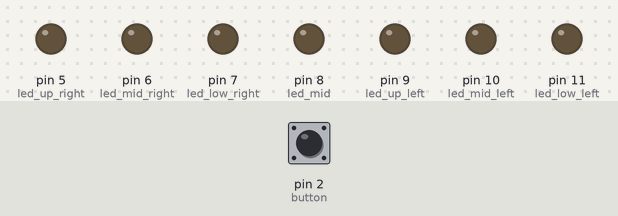
The sketch below on a simulated Arduino Uno, built with avr-gcc and run on an emulated ATmega328P. Parts: output pins drawn as LEDs (lit = HIGH). Inputs (shaded band) come from the test bench; at power-on: pin 2 (button) LOW. Random numbers use the default seed unless the sketch sets one.

Above: at 7.2 s.
7.3 s: pin 2 (button) pulled HIGH for 0.15 s
At 8.55 s:
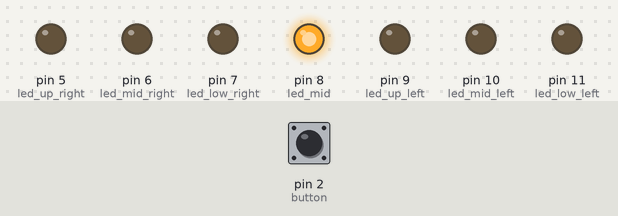
13.4 s: pin 2 (button) pulled HIGH for 1 s
20.4 s: pin 2 (button) pulled HIGH for 3.2 s
At 20.4 s:
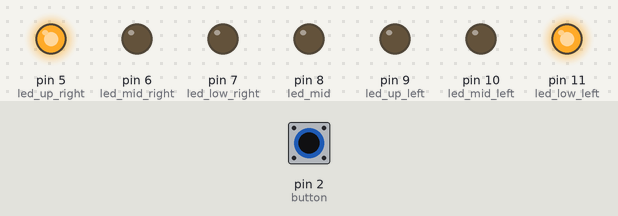
At 28.1 s:
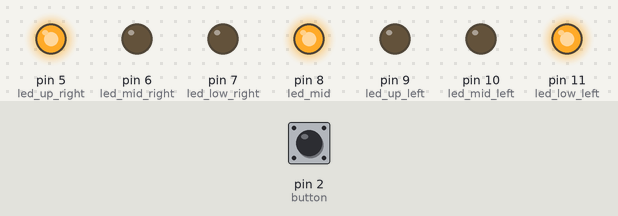
Timing chart, 0 to 29.8 s (numbered marks = the images above; inputs shaded):
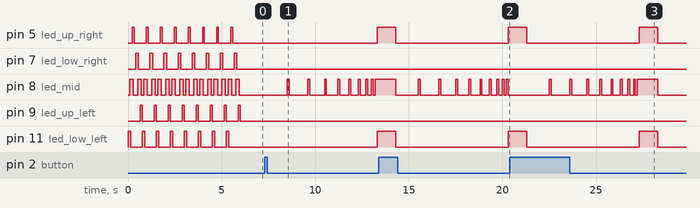

Measured:
- after the input at 7.3 s, pin 5 (led_up_right), pin 11 (led_low_left): LOW → HIGH after 6.0 s; pin 8 (led_mid): LOW → HIGH after 1.2 s, → LOW 0.10 s later, → HIGH 1.0 s later, → LOW 0.10 s later, … (17 changes in this stretch)
- after the input at 20.4 s, pin 8 (led_mid): LOW → HIGH after 2.1 s, → LOW 0.10 s later, → HIGH 1.0 s later, → LOW 0.10 s later, … (18 changes in this stretch)

The sketch:

cuteCube.ino
```cpp
#include "diceFunctions.h"

int buttonState =0;

void setup() {
  // Deklarieren des "animation"-Buttons auf Basis von buttonState
  int aniButton = digitalRead(button);
  // Deklarieren des timers der die Zeit in ms ermittelt nach dem ein Programm hochgeladen wurde
  unsigned long time = millis();
  // randomSeed damit der Zufallsgenerator nicht den gleichen Startwert hat
  randomSeed(analogRead(0));
  // legt die Pins als Ausgang bzw. Eingang mittels function fest
  initial();

  // Wenn der Sketch hochgeladen wurde soll die Animation solange ausgeführt werden bis die
  // Abbruchbedingung eintritt (nach 5 Sekunden)
  for (time = 0; time <= 5000; time ++ ) {
  time = millis();
  aniButton=digitalRead(button);
  animation();
  }
}

void loop() {

  buttonState = digitalRead(button);

    if (buttonState == HIGH) {
        sndAnimation();
        rollDice();
        delay(1000);
        reset();
    }

}
```

diceFunctions.h
```cpp
// Wurfel.h Datei

#ifndef diceFunctions_h
#define diceFunctions_h

#include "Arduino.h"

// globale Variable :(
extern int button;

void initial();

void reset();

void thatsOne();

void thatsTwo();

void thatsThree();

void thatsFour();

void thatsFive();

void thatsSix();

void rollDice();

void animation();

void sndAnimation();

#endif // Funktionsdeklaration
```

diceConfig.cpp
```cpp
//Implementieren der Funktionen für Header Datei fragilWurfel.h

#include "Arduino.h"
#include "diceFunctions.h"


// LED Deklaration
#define led_up_right 5
#define led_mid_right 6
#define led_low_right 7
#define led_mid 8
#define led_up_left 9
#define led_mid_left 10
#define led_low_left 11

// Taster Deklaration
int button = 2;

// Deklaration der Zufallszahl-Variable die durch den Funktionsausfruf random generiert wird
int randomNumber = 0;

/*    Aufbau
  LED:   L (M) R
    up   O     O
    mid  O  O  O      X  (Button)
    low  O     O
*/

// Initialisierung der Pins festlegen ob Eingang oder Ausgang
void initial (){
  pinMode(led_up_right, OUTPUT);
  pinMode(led_mid_right, OUTPUT);
  pinMode(led_low_right, OUTPUT);
  pinMode(led_mid, OUTPUT);
  pinMode(led_up_left, OUTPUT);
  pinMode(led_mid_left, OUTPUT);
  pinMode(led_low_left, OUTPUT);
  pinMode(button, INPUT);
}

// Funktion die den letzten Zustand zurück setzt
void reset(){

  digitalWrite(led_up_right, LOW);
  digitalWrite(led_mid_right, LOW);
  digitalWrite(led_low_right, LOW);
  digitalWrite(led_mid, LOW);
  digitalWrite(led_up_left, LOW);
  digitalWrite(led_mid_left, LOW);
  digitalWrite(led_low_left, LOW);

}

// Funktionen die zurückgeben welche LED leuchten soll
void thatsOne(){

  reset();
  digitalWrite(led_mid, HIGH);
}


void thatsTwo(){

  reset();
  digitalWrite(led_up_right, HIGH);
  digitalWrite(led_low_left, HIGH);
}


void thatsThree(){

  reset();
  digitalWrite(led_up_right, HIGH);
  digitalWrite(led_mid, HIGH);
  digitalWrite(led_low_left, HIGH);
}


void thatsFour(){

  reset();
  digitalWrite(led_up_right, HIGH);
  digitalWrite(led_low_right, HIGH);
  digitalWrite(led_up_left, HIGH);
  digitalWrite(led_low_left, HIGH);
}


void thatsFive(){

  reset();
  digitalWrite(led_up_right, HIGH);
  digitalWrite(led_low_right, HIGH);
  digitalWrite(led_mid, HIGH);
  digitalWrite(led_up_left, HIGH);
  digitalWrite(led_low_left, HIGH);

}


void thatsSix(){

  reset();
  digitalWrite(led_up_right, HIGH);
  digitalWrite(led_mid_right, HIGH);
  digitalWrite(led_low_right, HIGH);
  digitalWrite(led_up_left, HIGH);
  digitalWrite(led_mid_left, HIGH);
  digitalWrite(led_low_left, HIGH);
}

// Funktion die die Zufallszahl generiert
void rollDice(){
  // Wertebereich für den Zahlgenerator
int lowBorder =1;
int upBorder =7;

  randomNumber = random(lowBorder, upBorder);
  Serial.println(randomNumber);
  switch (randomNumber){
    case 1:
    thatsOne();
    break;

    case 2:
    thatsTwo();
    break;

    case 3:
    thatsThree();
    break;

    case 4:
    thatsFour();
    break;

    case 5:
    thatsFive();
    break;

    case 6:
    thatsSix();
    // Bei Erfolg Anweisung verlassen
    break;
    // Wenn kein Fall ausgeführt wurde default
    default:
    break;
  }
}

 // Setup-Animation
  void animation(){

  digitalWrite(led_low_left,HIGH );
  delay(90);
  digitalWrite(led_mid, HIGH);
  delay(50);
  digitalWrite(led_low_left, LOW);
  delay(90);
  digitalWrite(led_up_right, HIGH);
  delay(50);
  digitalWrite(led_mid, LOW);
  delay(50);
  digitalWrite(led_up_right, LOW);
  delay(90);
  digitalWrite(led_low_right, HIGH);
  delay(90);
  digitalWrite(led_mid, HIGH);
  delay(50);
  digitalWrite(led_low_right, LOW);
  delay(90);
  digitalWrite(led_up_left, HIGH);
  delay(50);
  digitalWrite(led_mid, LOW);
  delay(50);
  digitalWrite(led_up_left, LOW);
  reset();
  }

   // Würfelanimation loop
  void sndAnimation(){
  delay(1200);
  digitalWrite(led_mid, HIGH);
  delay(100);
  digitalWrite(led_mid,LOW);
  delay(1000);
  digitalWrite(led_mid,HIGH);
  delay(100);
  digitalWrite(led_mid,LOW);
  delay(800);
  digitalWrite(led_mid,HIGH);
  delay(100);
  digitalWrite(led_mid,LOW);
  delay(600);
  digitalWrite(led_mid,HIGH);
  delay(100);
  digitalWrite(led_mid,LOW);
  delay(500);
  digitalWrite(led_mid,HIGH);
  delay(100);
  digitalWrite(led_mid,LOW);
  delay(400);
  digitalWrite(led_mid,HIGH);
  delay(100);
  digitalWrite(led_mid,LOW);
  delay(300);
  digitalWrite(led_mid,HIGH);
  delay(100);
  digitalWrite(led_mid,LOW);
  delay(200);
  digitalWrite(led_mid,HIGH);
  delay(100);
  digitalWrite(led_mid,LOW);
  delay(100);
  digitalWrite(led_mid,HIGH);
  delay(100);
  digitalWrite(led_mid,LOW);
  reset();
  }

  /* Testanimationen
  digitalWrite(led_up_left, HIGH);
  delay(90);
  digitalWrite(led_mid_left, HIGH);
  delay(60);
  digitalWrite(led_up_left, LOW);
  delay(90);
  digitalWrite(led_low_left, HIGH);
  delay(60);
  digitalWrite(led_mid_left, LOW);
  delay(90);
  digitalWrite(led_low_right, HIGH);
  delay(60);
  digitalWrite(led_low_left, LOW);
  delay(90);
  digitalWrite(led_mid_right, HIGH);
  delay(60);
  digitalWrite(led_low_right, LOW);
  delay(90);
  digitalWrite(led_up_right, HIGH);
  delay(60);
  digitalWrite(led_mid_right, LOW);
  delay(60);
  digitalWrite(led_up_right, LOW);*/

  // Zweiter durchlauf
  /*digitalWrite(led_up_left, HIGH);
  delay(40);
  digitalWrite(led_up_right,LOW);
  delay(40);
  digitalWrite(led_mid_left, HIGH);
  delay(40);
  digitalWrite(led_up_left, LOW);
  delay(40);
  digitalWrite(led_low_left, HIGH);
  delay(40);
  digitalWrite(led_mid_left, LOW);
  delay(40);
  digitalWrite(led_low_right, HIGH);
  delay(40);
  digitalWrite(led_low_left, LOW);
  delay(40);
  digitalWrite(led_mid_right, HIGH);
  delay(40);
  digitalWrite(led_low_right, LOW);
  delay(40);
  digitalWrite(led_up_right, HIGH);
  delay(40);
  digitalWrite(led_mid_right, LOW);
  delay(40);
  digitalWrite(led_up_right, LOW);
  }*/
  
```
